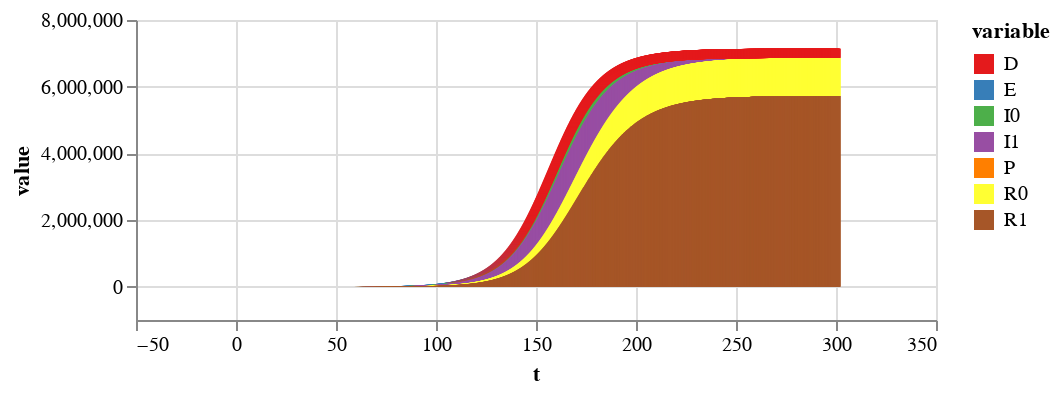

The cell this chart's notebook holds for it:
### Code cell
alt.Chart(plot_values, height=150).mark_bar().encode(
    x='t',
    y=alt.Y('value', stack=True),
    color=alt.Color('variable', scale=alt.Scale(scheme="set1"))
).properties(
).interactive()

### Figure 1 — Vega-Lite specification as saved in the notebook (floating-point values rounded to 4 significant figures; data arrays with more than 128 entries replaced by an {"elided": "..."} marker saying what was removed)
{"$schema": "https://vega.github.io/schema/vega-lite/v3.4.0.json", "config": {"mark": {"tooltip": null}, "view": {"height": 300, "width": 400}}, "data": {"name": "data-9ece508c620fcb4146e9bfea241b62a8"}, "datasets": {"data-9ece508c620fcb4146e9bfea241b62a8": {"elided": "13993 records"}}, "encoding": {"color": {"field": "variable", "scale": {"scheme": "set1"}, "type": "nominal"}, "x": {"field": "t", "type": "quantitative"}, "y": {"field": "value", "stack": true, "type": "quantitative"}}, "height": 150, "mark": "bar", "selection": {"selector027": {"bind": "scales", "encodings": ["x", "y"], "type": "interval"}}}
